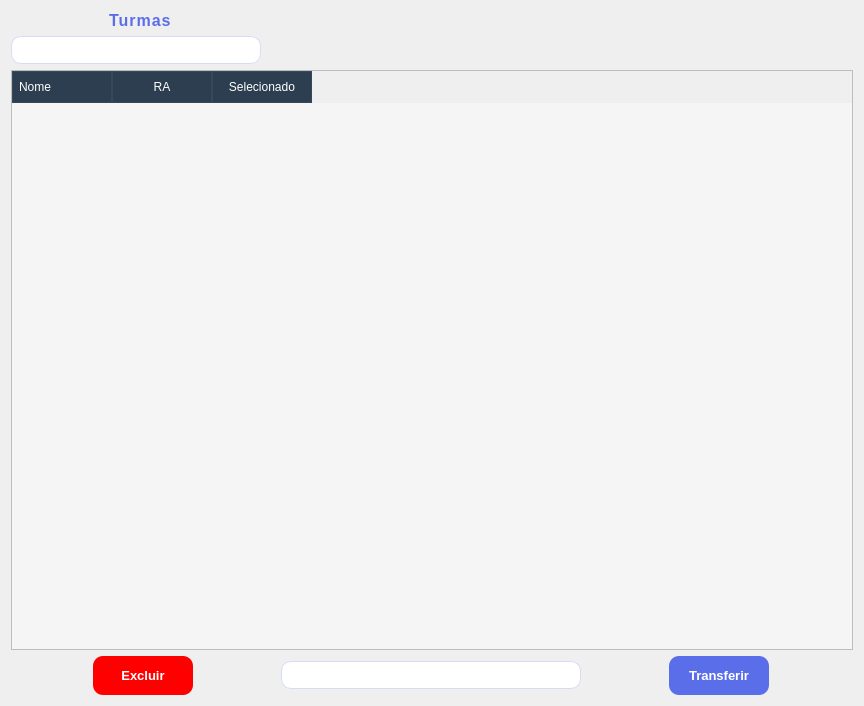
<?xml version="1.0" encoding="UTF-8"?>
<ui version="4.0">
 <class>Form</class>
 <widget class="QWidget" name="Form">
  <property name="geometry">
   <rect>
    <x>0</x>
    <y>0</y>
    <width>864</width>
    <height>706</height>
   </rect>
  </property>
  <property name="minimumSize">
   <size>
    <width>864</width>
    <height>706</height>
   </size>
  </property>
  <property name="maximumSize">
   <size>
    <width>864</width>
    <height>706</height>
   </size>
  </property>
  <property name="windowTitle">
   <string>Form</string>
  </property>
  <property name="styleSheet">
   <string notr="true">QLineEdit {
    background-color: #FFFFFF;
    color: #1E1E3A;
    border: 1.8px solid #D6DCF5;
    border-radius: 15px;
    padding: 11px 16px;
    font-size: 14px;
    font-family: 'Segoe UI', 'SF Pro Text', sans-serif;
    selection-background-color: #A8B8FF;
    selection-color: #1E1E3A;
}

QLineEdit:hover {
    border: 1.5px solid #A8B5E8;
    background-color: #FAFBFF;
}

QPushButton {
    background-color: #5B6EE9;
    color: #FFFFFF;
    border: none;
    border-radius: 10px;
    padding: 12px 12px;
    font-size: 13px;
    font-weight: 750;
    font-family: 'Segoe UI', 'SF Pro Text', sans-serif;

}

QPushButton:hover {
    background-color: #4A5DD6;
}

QToolButton {
	background-color: #5B6EE9;
    color: #FFFFFF;
    border: none;
    border-radius: 10px;
    padding: 10px 10px;
    font-size: 13px;
    font-weight: 750;
    font-family: 'Segoe UI', 'SF Pro Text', sans-serif;
}

QToolButton:hover {
    background-color: #4A5DD6;
}

QLabel {
	font-size: 14px;
    font-family: 'Segoe UI', 'SF Pro Text', sans-serif;
	font-weight: 600;
    letter-spacing: 1px;
    padding-left: 4px;
	color: #5B6EE9;
}

/*background principal barra*/
QScrollBar:vertical {
    background: white;
    width: 6px;
    margin: 10px 0 10px 0;
	border-radius: 2px;
 }

/*background barra*/
 QScrollBar::add-page:vertical, QScrollBar::sub-page:vertical {
	 background: none;
}

/*barra de rolagem*/
 QScrollBar::handle:vertical {
    background: #A8B5E8;
    min-height: 6px;
	border-radius: 2px;
 }

QScrollArea{
	border-radius: 5px;
	border: 1.5px solid #A8B5E8;
}


#btnExcluir {
    background-color: red;
    color: #FFFFFF;
    border: none;
    border-radius: 10px;
    padding: 12px 12px;
    font-size: 13px;
    font-weight: 750;
    font-family: 'Segoe UI', 'SF Pro Text', sans-serif;

}

QCheckBox {
    color: #5B6EE9;
    border: none;
    border-radius: 10px;
    padding: 10px 10px;
    font-size: 13px;
    font-weight: 750;
    font-family: 'Segoe UI', 'SF Pro Text', sans-serif;
}

QCheckBox::indicator {
    width: 30px;
    height: 30px;
    border: 1px solid #5A5A5A;
    border-radius: 5px;
    background-color: #fff;
}

QComboBox {
    border: 1px solid #D6DCF5;
    border-radius: 10px;
    padding: 5px;
}

QComboBox::drop-down {
    border: none;
    width: 30px;
}

QComboBox::down-arrow {
    image: url(:setas/image-arrow.png);
	width: 18px;
    height: 18px;
}

QComboBox QAbstractItemView {
    background-color: #FAFBFF;
    color: #1E1E3A;
    border: 1px solid #A8B5E8;
    border-radius: 8px;
    padding: 4px;
    selection-background-color: #5B6EE9;
    selection-color: white;
}
</string>
  </property>
  <layout class="QVBoxLayout" name="verticalLayout">
   <item>
    <layout class="QHBoxLayout" name="horizontalLayout">
     <item>
      <layout class="QVBoxLayout" name="verticalLayout_2">
       <property name="leftMargin">
        <number>0</number>
       </property>
       <item alignment="Qt::AlignLeft">
        <widget class="QLabel" name="labelTurmas_2">
         <property name="styleSheet">
          <string notr="true">QLabel { margin-left: 90px}</string>
         </property>
         <property name="text">
          <string>&lt;html&gt;&lt;head/&gt;&lt;body&gt;&lt;p&gt;&lt;span style=&quot; font-size:12pt;&quot;&gt;Turmas&lt;/span&gt;&lt;/p&gt;&lt;/body&gt;&lt;/html&gt;</string>
         </property>
        </widget>
       </item>
       <item alignment="Qt::AlignLeft|Qt::AlignVCenter">
        <widget class="QComboBox" name="comboBox">
         <property name="minimumSize">
          <size>
           <width>250</width>
           <height>0</height>
          </size>
         </property>
         <property name="maximumSize">
          <size>
           <width>7000</width>
           <height>7000</height>
          </size>
         </property>
        </widget>
       </item>
      </layout>
     </item>
    </layout>
   </item>
   <item>
    <widget class="QTableWidget" name="tableWidgetRooms">
     <property name="enabled">
      <bool>false</bool>
     </property>
     <property name="sizePolicy">
      <sizepolicy hsizetype="Expanding" vsizetype="Expanding">
       <horstretch>0</horstretch>
       <verstretch>0</verstretch>
      </sizepolicy>
     </property>
     <property name="styleSheet">
      <string notr="true">QTableWidget {
    background-color: #f5f5f5;
    gridline-color: #dcdcdc;
    font-size: 18px;
}

QHeaderView::section {
    background-color: #2c3e50;
    color: white;
    padding: 6px;
    border: 1px solid #34495e;
}

QTableWidget::item {
    padding: 5px;
}

QTableWidget::item:selected {
    background-color: #3498db;
    color: white;
}
</string>
     </property>
     <attribute name="horizontalHeaderStretchLastSection">
      <bool>false</bool>
     </attribute>
     <attribute name="verticalHeaderShowSortIndicator" stdset="0">
      <bool>false</bool>
     </attribute>
     <attribute name="verticalHeaderStretchLastSection">
      <bool>false</bool>
     </attribute>
     <column>
      <property name="text">
       <string>Nome</string>
      </property>
      <property name="textAlignment">
       <set>AlignLeading|AlignVCenter</set>
      </property>
     </column>
     <column>
      <property name="text">
       <string>RA</string>
      </property>
     </column>
     <column>
      <property name="text">
       <string>Selecionado</string>
      </property>
     </column>
    </widget>
   </item>
   <item>
    <layout class="QHBoxLayout" name="horizontalLayout_2">
     <item>
      <widget class="QPushButton" name="btnExcluir">
       <property name="maximumSize">
        <size>
         <width>100</width>
         <height>16777215</height>
        </size>
       </property>
       <property name="layoutDirection">
        <enum>Qt::LeftToRight</enum>
       </property>
       <property name="text">
        <string>Excluir</string>
       </property>
      </widget>
     </item>
     <item>
      <widget class="QComboBox" name="transferCombo">
       <property name="maximumSize">
        <size>
         <width>300</width>
         <height>16777215</height>
        </size>
       </property>
      </widget>
     </item>
     <item>
      <widget class="QPushButton" name="btnConfir">
       <property name="maximumSize">
        <size>
         <width>100</width>
         <height>100</height>
        </size>
       </property>
       <property name="text">
        <string>Transferir</string>
       </property>
      </widget>
     </item>
    </layout>
   </item>
  </layout>
 </widget>
 <resources>
  <include location="imagens/imagens.qrc"/>
 </resources>
 <connections/>
</ui>
